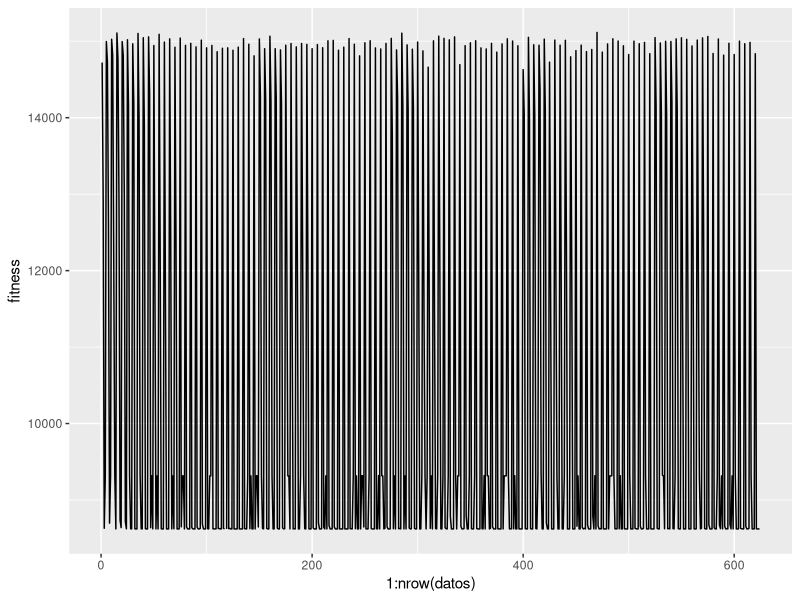
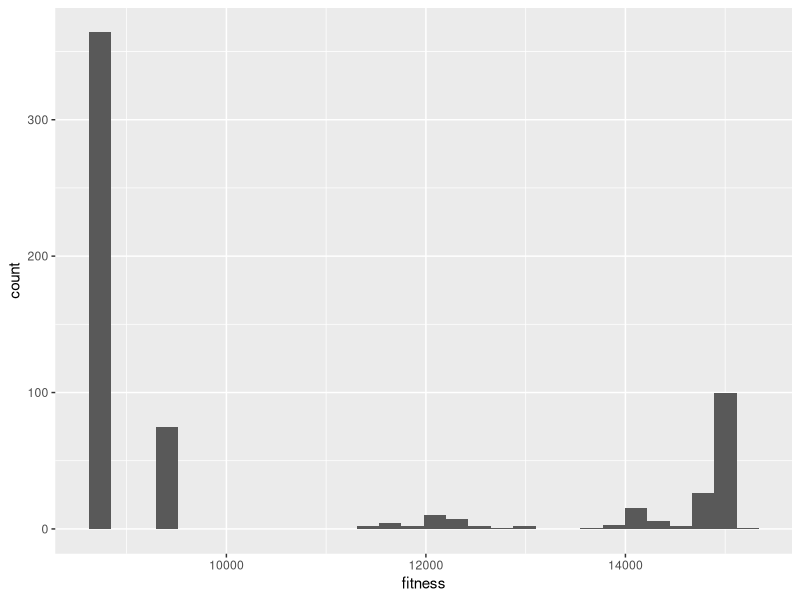
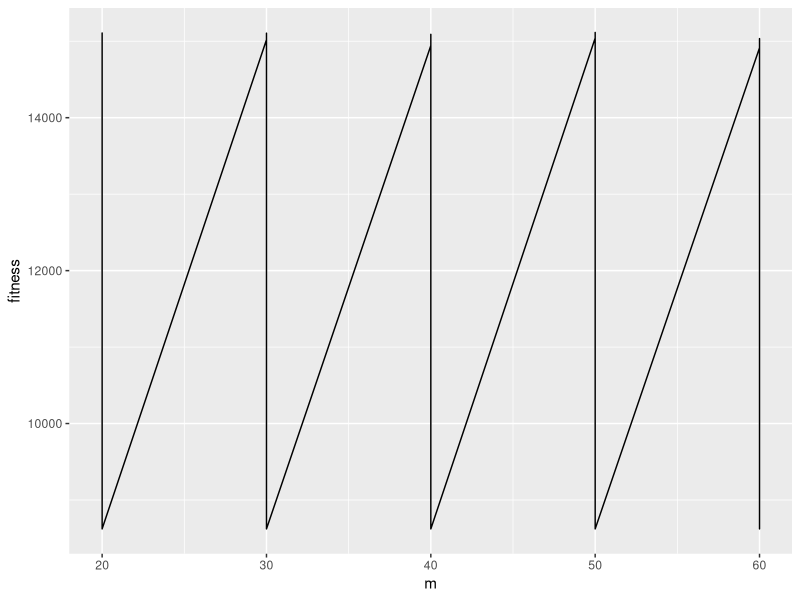
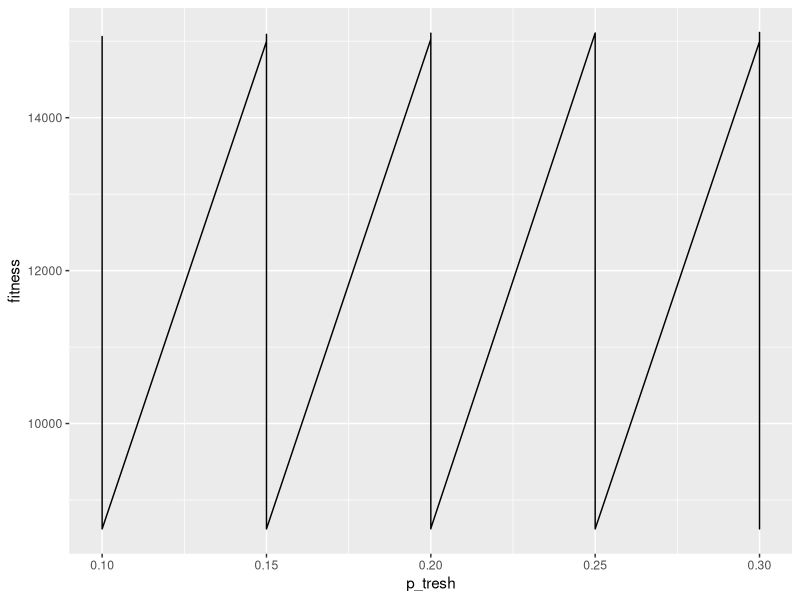
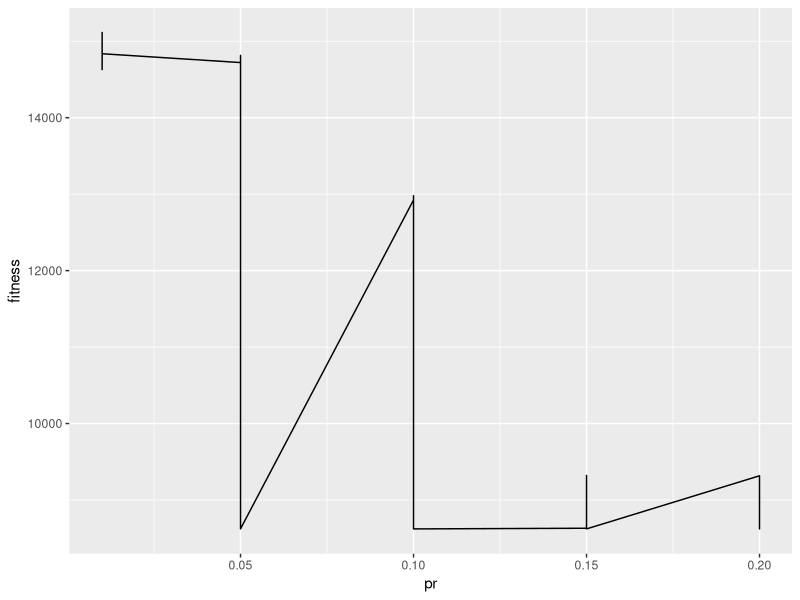
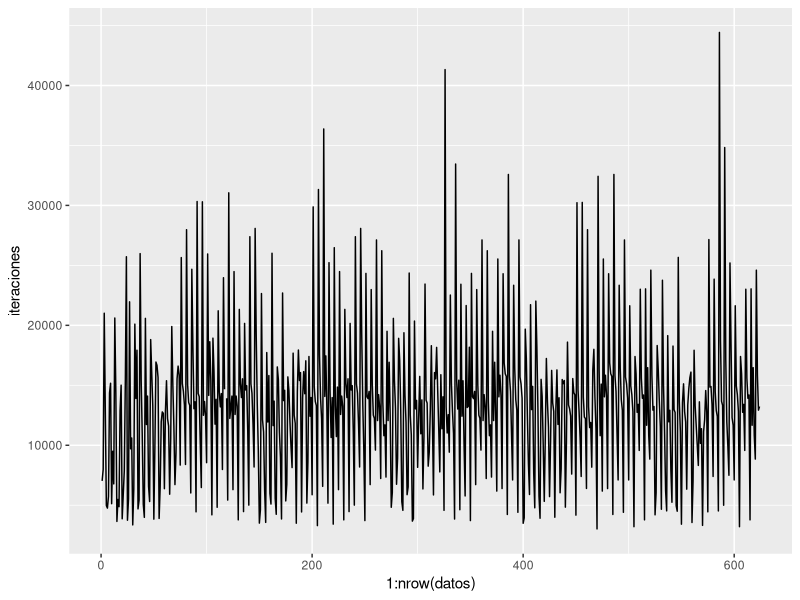
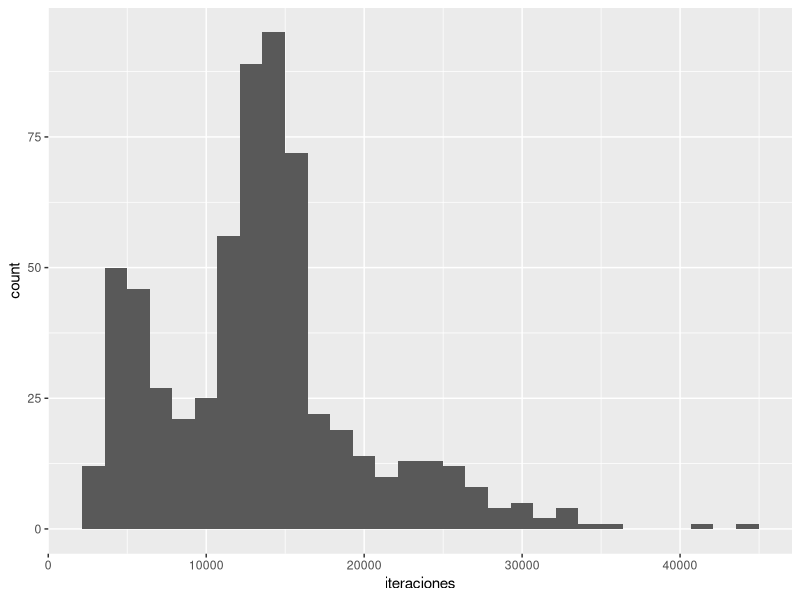
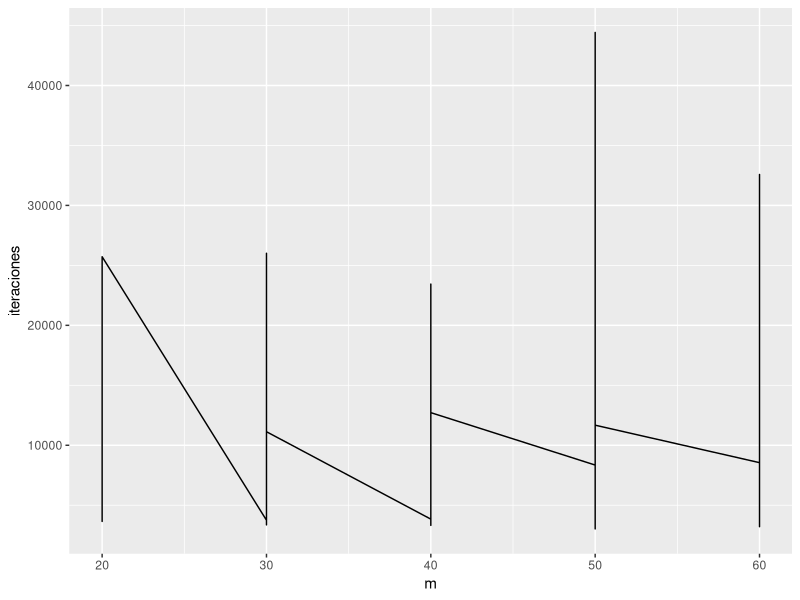

R code for these plots, in order:
library(ggplot2)

data <- read.csv(file = 'prueba.csv')
datos=as.data.frame(data)
names(datos) = c("m","p_tresh","pr","seed","iteraciones","fitness")
#print(datos)


#fitness
print(
  ggplot(data=datos)+geom_line(aes(x=1:nrow(datos),y=fitness))
)

print(
  ggplot(data=datos,aes(fitness))+geom_histogram()
)

print(
  ggplot(data=datos)+geom_line(aes(x=m,y=fitness))
)


print(
  ggplot(data=datos)+geom_line(aes(x=p_tresh,y=fitness))
)

print(
  ggplot(data=datos)+geom_line(aes(x=pr,y=fitness))
)


##iteraciones


print(
  ggplot(data=datos)+geom_line(aes(x=1:nrow(datos),y=iteraciones))
)

print(
  ggplot(data=datos,aes(iteraciones))+geom_histogram()
)

print(
  ggplot(data=datos)+geom_line(aes(x=m,y=iteraciones))
)


print(
  ggplot(data=datos)+geom_line(aes(x=p_tresh,y=iteraciones))
)

print(
  ggplot(data=datos)+geom_line(aes(x=pr,y=iteraciones))
)